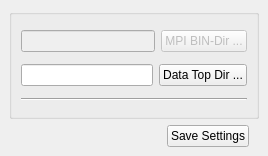
  <widget class="QDockWidget" name="dockWidget_ProjectOptions">
   <property name="sizePolicy">
    <sizepolicy hsizetype="Preferred" vsizetype="Fixed">
     <horstretch>0</horstretch>
     <verstretch>0</verstretch>
    </sizepolicy>
   </property>
   <property name="minimumSize">
    <size>
     <width>268</width>
     <height>156</height>
    </size>
   </property>
   <property name="floating">
    <bool>true</bool>
   </property>
   <property name="allowedAreas">
    <set>Qt::AllDockWidgetAreas</set>
   </property>
   <property name="windowTitle">
    <string>Path Settings</string>
   </property>
   <attribute name="dockWidgetArea">
    <number>2</number>
   </attribute>
   <widget class="QWidget" name="dockWidgetContents_ProjectOptions">
    <property name="sizePolicy">
     <sizepolicy hsizetype="Preferred" vsizetype="Preferred">
      <horstretch>0</horstretch>
      <verstretch>0</verstretch>
     </sizepolicy>
    </property>
    <layout class="QVBoxLayout" name="verticalLayout_13">
     <item>
      <widget class="QGroupBox" name="groupBox_5">
       <property name="sizePolicy">
        <sizepolicy hsizetype="Preferred" vsizetype="Preferred">
         <horstretch>0</horstretch>
         <verstretch>0</verstretch>
        </sizepolicy>
       </property>
       <property name="title">
        <string/>
       </property>
       <layout class="QVBoxLayout" name="verticalLayout_16">
        <item>
         <layout class="QHBoxLayout" name="horizontalLayout_47">
          <item>
           <widget class="QLineEdit" name="lineEdit_MPIPath">
            <property name="enabled">
             <bool>false</bool>
            </property>
            <property name="sizePolicy">
             <sizepolicy hsizetype="Expanding" vsizetype="Fixed">
              <horstretch>1</horstretch>
              <verstretch>0</verstretch>
             </sizepolicy>
            </property>
            <property name="minimumSize">
             <size>
              <width>130</width>
              <height>0</height>
             </size>
            </property>
           </widget>
          </item>
          <item>
           <widget class="QPushButton" name="Btn_MPIPath">
            <property name="enabled">
             <bool>false</bool>
            </property>
            <property name="sizePolicy">
             <sizepolicy hsizetype="Expanding" vsizetype="Fixed">
              <horstretch>0</horstretch>
              <verstretch>0</verstretch>
             </sizepolicy>
            </property>
            <property name="minimumSize">
             <size>
              <width>84</width>
              <height>0</height>
             </size>
            </property>
            <property name="text">
             <string>MPI BIN-Dir ...</string>
            </property>
           </widget>
          </item>
         </layout>
        </item>
        <item>
         <layout class="QHBoxLayout" name="horizontalLayout_46">
          <item>
           <widget class="QLineEdit" name="lineEdit_DataTopDir">
            <property name="sizePolicy">
             <sizepolicy hsizetype="Expanding" vsizetype="Fixed">
              <horstretch>1</horstretch>
              <verstretch>0</verstretch>
             </sizepolicy>
            </property>
            <property name="minimumSize">
             <size>
              <width>130</width>
              <height>0</height>
             </size>
            </property>
           </widget>
          </item>
          <item>
           <widget class="QPushButton" name="Btn_DataTopDir">
            <property name="sizePolicy">
             <sizepolicy hsizetype="Expanding" vsizetype="Fixed">
              <horstretch>0</horstretch>
              <verstretch>0</verstretch>
             </sizepolicy>
            </property>
            <property name="text">
             <string>Data Top Dir ...</string>
            </property>
           </widget>
          </item>
         </layout>
        </item>
        <item>
         <widget class="Line" name="line_6">
          <property name="sizePolicy">
           <sizepolicy hsizetype="Expanding" vsizetype="Fixed">
            <horstretch>0</horstretch>
            <verstretch>0</verstretch>
           </sizepolicy>
          </property>
          <property name="orientation">
           <enum>Qt::Horizontal</enum>
          </property>
         </widget>
        </item>
       </layout>
      </widget>
     </item>
     <item>
      <layout class="QHBoxLayout" name="horizontalLayout_37">
       <item>
        <spacer name="horizontalSpacer_59">
         <property name="orientation">
          <enum>Qt::Horizontal</enum>
         </property>
         <property name="sizeHint" stdset="0">
          <size>
           <width>40</width>
           <height>20</height>
          </size>
         </property>
        </spacer>
       </item>
       <item>
        <widget class="QPushButton" name="Btn_SaveOptions">
         <property name="sizePolicy">
          <sizepolicy hsizetype="Preferred" vsizetype="Fixed">
           <horstretch>0</horstretch>
           <verstretch>0</verstretch>
          </sizepolicy>
         </property>
         <property name="text">
          <string>Save Settings</string>
         </property>
        </widget>
       </item>
       <item>
        <spacer name="horizontalSpacer_63">
         <property name="orientation">
          <enum>Qt::Horizontal</enum>
         </property>
         <property name="sizeType">
          <enum>QSizePolicy::Fixed</enum>
         </property>
         <property name="sizeHint" stdset="0">
          <size>
           <width>10</width>
           <height>20</height>
          </size>
         </property>
        </spacer>
       </item>
      </layout>
     </item>
    </layout>
   </widget>
  </widget>
